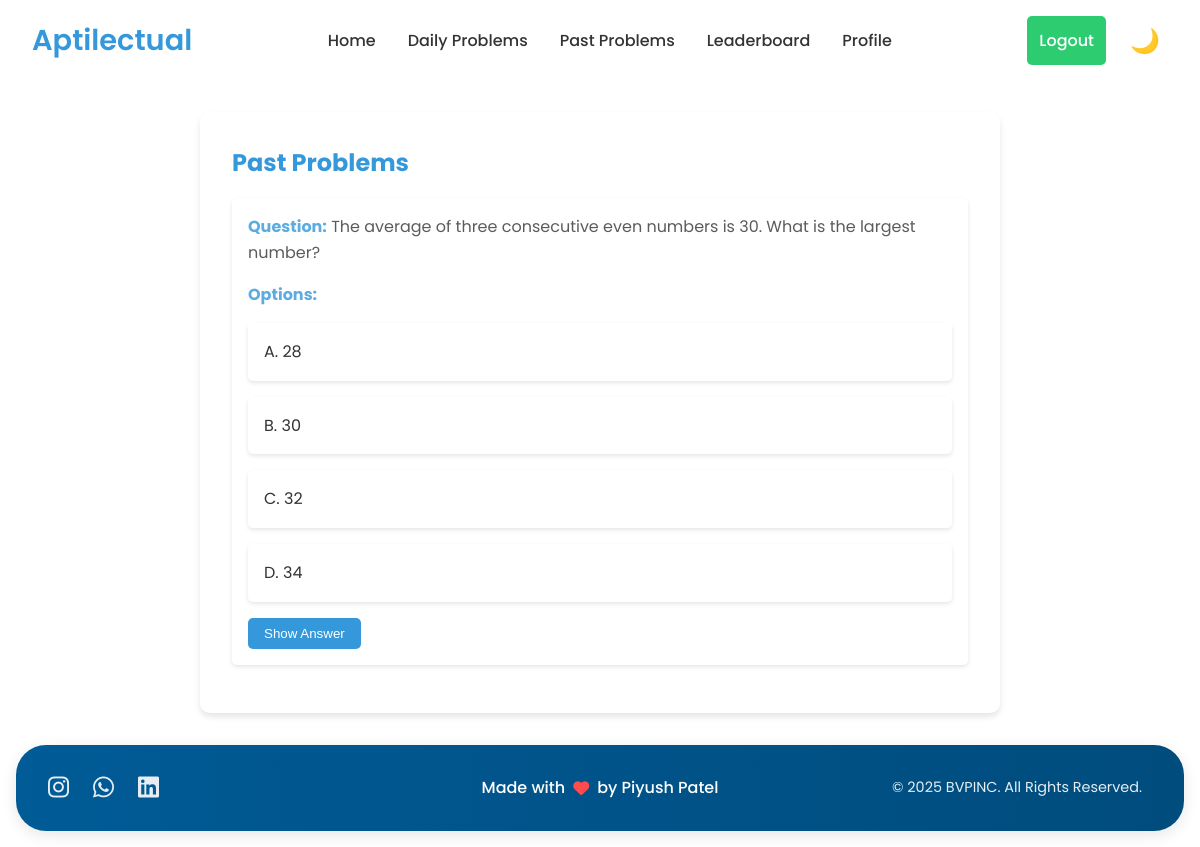
Page /past_problems/ (signed in) on the earlier database version.
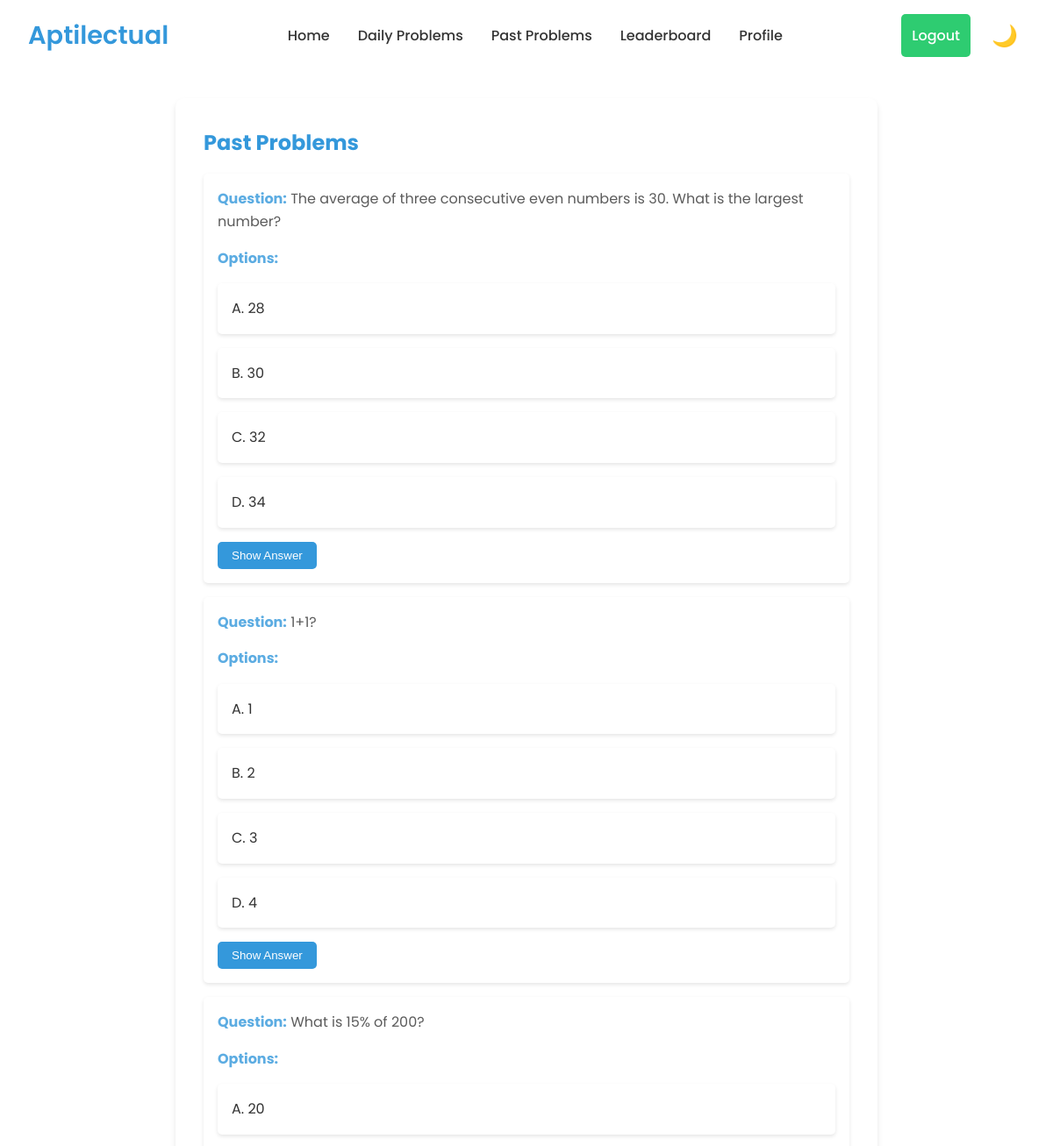
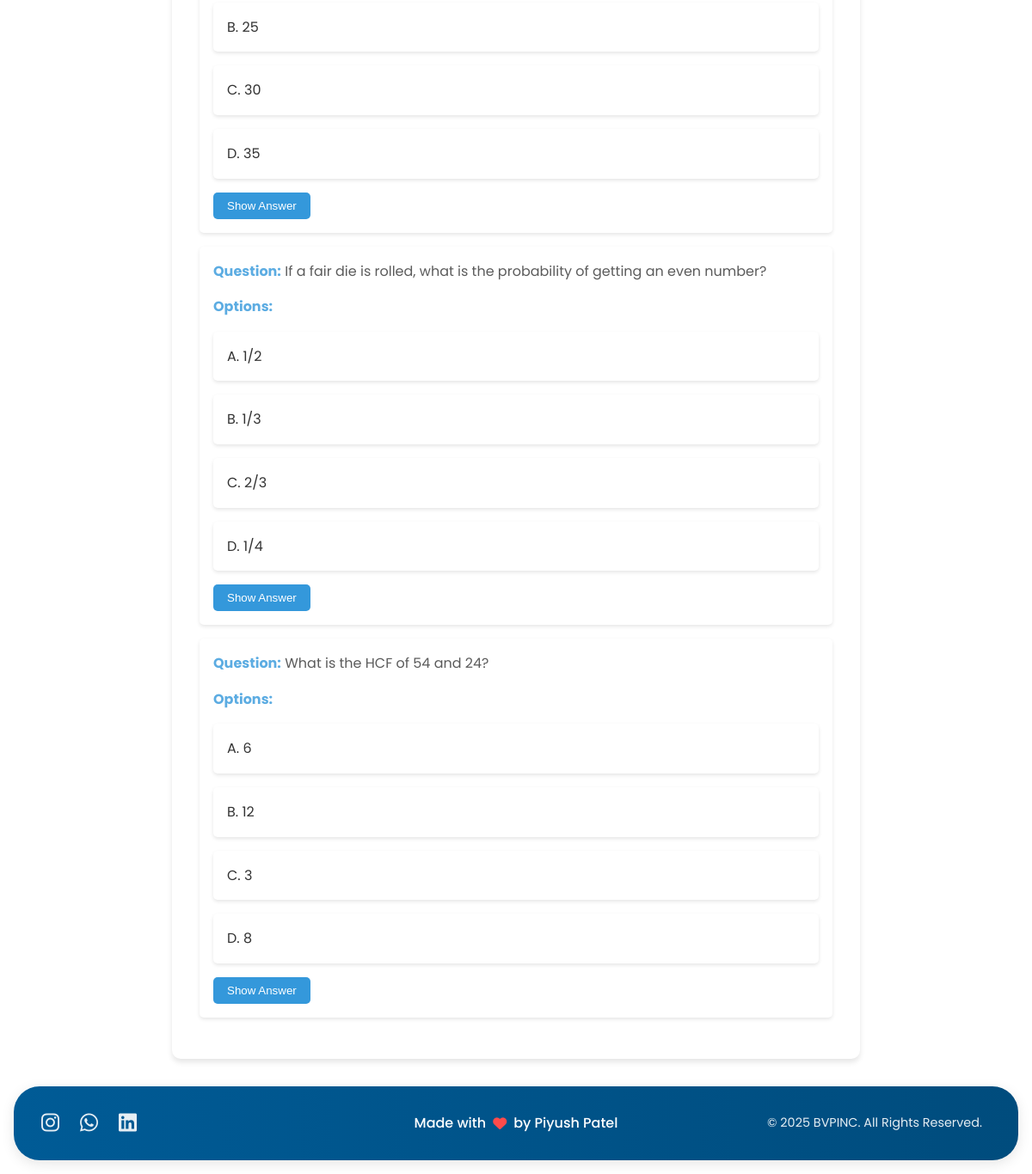
Same page on the later database version (2 pictures, top to bottom).
### aptitude/models.py (models this page shows, shortened)
class Problem(models.Model):
    id = models.AutoField(primary_key=True)  # Explicitly define the id field
    question = models.TextField(null=True, blank=True)
    option1 = models.CharField(max_length=255, null=True, blank=True)
    option2 = models.CharField(max_length=255, null=True, blank=True)
    option3 = models.CharField(max_length=255, null=True, blank=True)
    option4 = models.CharField(max_length=255, null=True, blank=True)
    correct_option = models.PositiveSmallIntegerField(
        validators=[MinValueValidator(1), MaxValueValidator(4)],
        null=True,
        blank=True
    )
    is_active = models.BooleanField(default=True, null=True, blank=True)
    done = models.BooleanField(default=False, null=True, blank=True)
    answerurl = models.URLField(null=True, blank=True)
    companyname = models.CharField(max_length=255, null=True, blank=True)
    type = models.CharField(max_length=255, null=True, blank=True)
    test_id = models.IntegerField(null=True, blank=True)
    questionimage = models.URLField(null=True, blank=True)

### aptitude/views.py (the view)
# urls.py: path('past_problems/', views.past_problems, name='past_problems'),
@login_required
def past_problems(request):
    past_problems = Problem.objects.filter(done=True)
    return render(request, 'past_problems.html', {'past_problems': past_problems})

### aptitude/templates/past_problems.html (shortened to what this page needs)
<!DOCTYPE html>
<html lang="en">
<head>
    <link rel="stylesheet" href="https://cdnjs.cloudflare.com/ajax/libs/font-awesome/6.1.1/css/all.min.css">
</head>
<body>
    <header>
        <nav>
            <div class="logo">Aptilectual</div>
            <div class="nav-container">
                <ul class="nav-links">
                    <li><a href="{% url 'home' %}">Home</a></li>
                    <li><a href="{% url 'dailyprobblems' %}">Daily Problems</a></li>
                    <li><a href="{% url 'past_problems' %}">Past Problems</a></li>
                    <li><a href="{% url 'daily_leaderboard' %}">Leaderboard</a></li>
                    <li><a href="{% url 'profile' %}">Profile</a></li>
                </ul>
            </div>
            <div class="desktop-controls">
                <div class="auth-buttons">
                    {% if user.is_authenticated %}
                        <form method="POST" action="{% url 'logout' %}" style="display:inline;">
                            <button type="submit" class="btn btn-secondary">Logout</button>
                        </form>
                    {% else %}
                        <a href="{% url 'login' %}" id="loginBtn" class="btn btn-primary">Login</a>
                        <a href="{% url 'signup' %}" id="registerBtn" class="btn btn-secondary">Register</a>
                    {% endif %}
                </div>
                <button id="themeToggle" class="theme-toggle"></button>
            </div>
        </nav>
    </header>
    <main>
        <section class="past-problems-container">
            <h2>Past Problems</h2>
            {% if past_problems %}
                <ul>
                    {% for problem in past_problems %}
                        <li>
                            <p><strong>Question:</strong> {{ problem.question|safe }}</p>
                            <p><strong>Options:</strong></p>
                            <ul>
                                <li>A. {{ problem.option1 }}</li>
                                <li>B. {{ problem.option2 }}</li>
                                <li>C. {{ problem.option3 }}</li>
                                <li>D. {{ problem.option4 }}</li>
                            </ul>
                            <button onclick="showAnswer(this)">Show Answer</button>
                        </li>
                    {% endfor %}
                </ul>
            {% else %}
                <p>No past problems available.</p>
            {% endif %}
        </section>
    </main>
    <footer>
        <div class="footer-content">
            <div class="social-icons">
              <a href="https://www.instagram.com/bvpinc/" target="_blank" aria-label="Instagram"><i class="fab fa-instagram"></i></a>
                <a href="https://chat.whatsapp.com/LihitWTk8zrCQwL77lY6xP" target="_blank" aria-label="Facebook"><i class="fab fa-whatsapp"></i></a>
                <a href="https://www.linkedin.com/company/bvpinc" target="_blank" aria-label="LinkedIn"><i class="fab fa-linkedin"></i></a>
            </div>
            <div class="footer-text">
                Made with <i class="fas fa-heart"></i> by Piyush Patel
            </div>
            <div class="copyright">
                &copy; <span id="currentYear"></span> BVPINC. All Rights Reserved.
            </div>
        </div>
    </footer>
</body>
</html>

### aptitude/templates/past_problems.html (style rules this page uses)
:root { --bg-color: #f4f7f9; --text-color: #333333; --primary-color: #3498db; --secondary-color: #2ecc71; --accent-color: #e74c3c; --card-bg: #ffffff; --border-color: #e0e0e0; --nav-bg: #ffffff; --mobile-menu-bg: #ffffff; }
body.light-theme { --bg-color: #ffffff; --text-color: #333333; --card-bg: #ffffff; --border-color: #e0e0e0; --nav-bg: #ffffff; --mobile-menu-bg: #ffffff; }
* { margin: 0; padding: 0; box-sizing: border-box; }
body { font-family: 'Poppins', sans-serif; background-color: var(--bg-color); color: var(--text-color); line-height: 1.6; transition: background-color 0.3s, color 0.3s; }
header { background-color: var(--nav-bg); padding: 1rem 2rem; position: fixed; width: 100%; top: 0; z-index: 1000; transition: background-color 0.3s; }
nav { max-width: 1400px; margin: 0 auto; display: flex; justify-content: space-between; align-items: center; }
.logo { font-size: 1.8rem; font-weight: 600; color: var(--primary-color); text-decoration: none; }
.nav-container { display: flex; align-items: center; justify-content: center; flex-grow: 1; margin: 0 2rem; }
.nav-links { display: flex; list-style-type: none; gap: 2rem; margin: 0; padding: 0; }
.nav-links li a { color: var(--text-color); text-decoration: none; font-weight: 500; font-size: 1rem; transition: color 0.3s; }
.desktop-controls { display: flex; align-items: center; gap: 1rem; }
.auth-buttons { display: flex; gap: 1rem; }
.btn { font-family: 'Poppins', sans-serif; font-weight: 500; padding: 0.75rem; border: none; border-radius: 5px; cursor: pointer; transition: transform 0.2s, background-color 0.3s; font-size: 1rem; width: 100%; text-align: center; }
.btn-secondary { background-color: var(--secondary-color); color: #ffffff; }
.theme-toggle { background: none; border: none; font-size: 1.5rem; cursor: pointer; transition: transform 0.3s; padding: 0.5rem; display: flex; align-items: center; justify-content: center; color: var(--text-color); }
main { padding-top: 5rem; }
.past-problems-container { background-color: var(--card-bg); padding: 2rem; border-radius: 10px; box-shadow: 0 4px 6px rgba(0, 0, 0, 0.1); margin: 2rem auto; max-width: 800px; text-align: left; }
.past-problems-container h2 { color: var(--primary-color); margin-bottom: 1rem; }
.past-problems-container p { color: var(--text-color); opacity: 0.8; margin-bottom: 1rem; }
.past-problems-container ul { list-style-type: none; padding: 0; }
.past-problems-container li { background-color: var(--card-bg); margin: 1rem 0; padding: 1rem; border-radius: 5px; box-shadow: 0 2px 4px rgba(0, 0, 0, 0.1); }
.past-problems-container li strong { color: var(--primary-color); }
.past-problems-container li button { background-color: var(--primary-color); color: #ffffff; border: none; padding: 0.5rem 1rem; border-radius: 5px; cursor: pointer; transition: background-color 0.3s; }
footer { background: linear-gradient(90deg, #005b96 0%, #004c7d 100%); color: #ffffff; padding: 1.5rem 2rem; margin-top: auto; border-radius: 30px; margin: 1rem; box-shadow: 0 4px 15px rgba(0, 0, 0, 0.1); display: flex; justify-content: space-between; align-items: center; position: relative; }
.footer-content { max-width: 1200px; margin: 0 auto; display: flex; justify-content: space-between; align-items: center; width: 100%; position: relative; }
.social-icons { display: flex; gap: 1.5rem; }
.social-icons a { color: #ffffff; font-size: 1.5rem; transition: all 0.3s ease; opacity: 0.9; }
.footer-text { position: absolute; left: 50%; transform: translateX(-50%); font-weight: 500; display: flex; align-items: center; gap: 0.5rem; white-space: nowrap; }
.footer-text i { color: #ff4b4b; }
.copyright { font-size: 0.9rem; opacity: 0.9; text-align: right; flex-shrink: 0; margin-right: 10px; }

Differences in the rows shown:
now on this page (row edited): Problem: question "1+1?", option1 "1", option2 "2", option3 "3", option4 "4"
added Problem: question "What is 15% of 200?", option1 "20", option2 "25", option3 "30", option4 "35"
added Problem: question "If a fair die is rolled, what is the probability of getting an even number?", option1 "1/2", option2 "1/3", option3 "2/3", option4 "1/4"
added Problem: question "What is the HCF of 54 and 24?", option1 "6", option2 "12", option3 "3", option4 "8"
